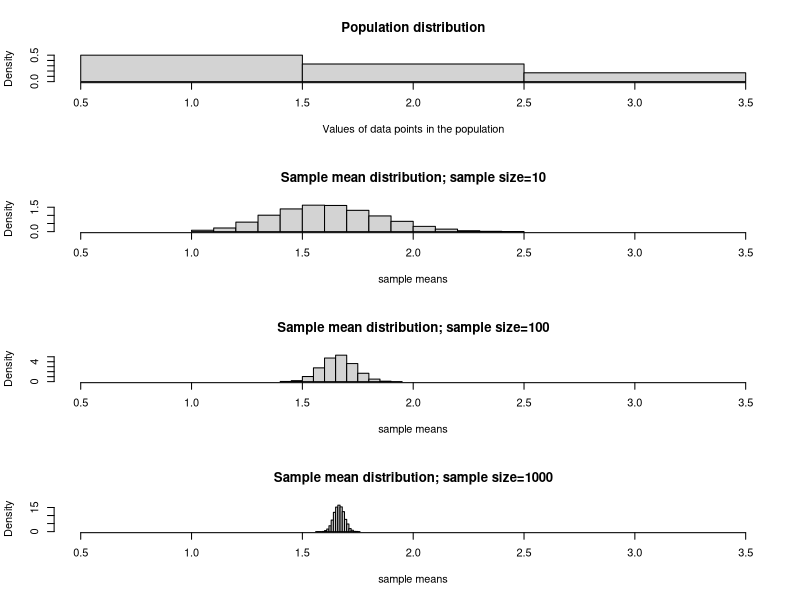
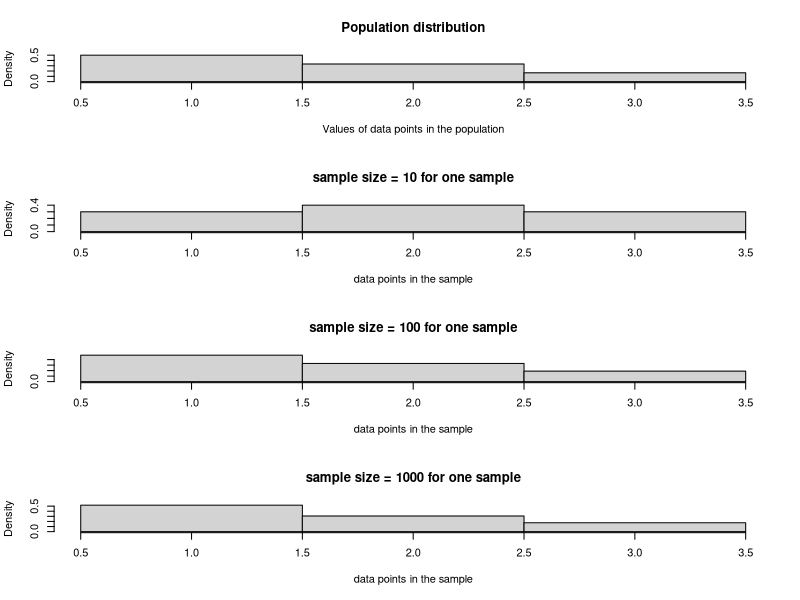
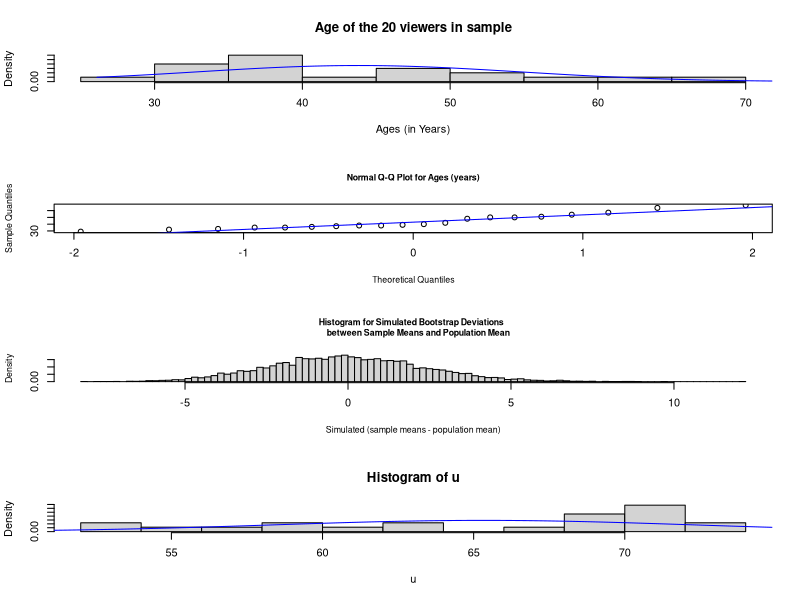
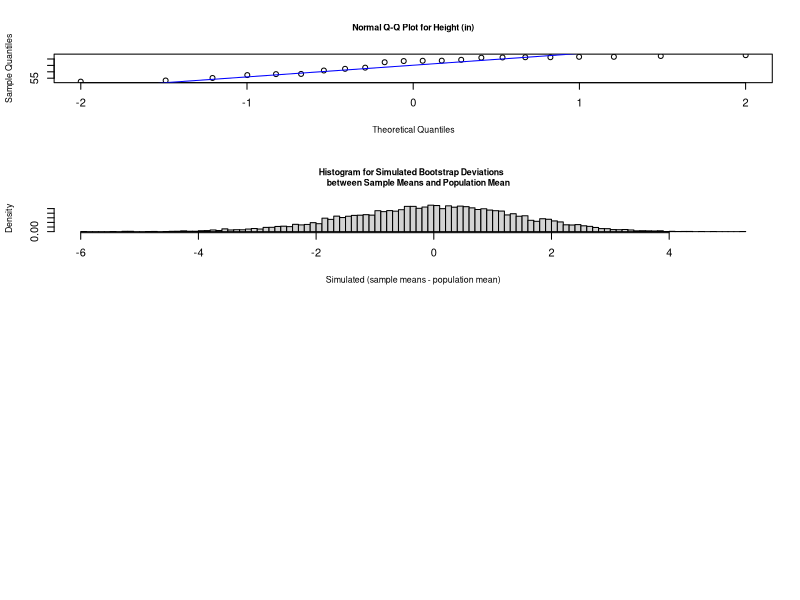

R code for these plots, in order:
## ---- chunk 1
knitr::opts_chunk$set(fig.align="center", fig.height=5.5, fig.width=6, collapse=TRUE, comment="", prompt=F, echo = TRUE, cache=TRUE, autodep=TRUE, cache.comments=FALSE,
                      tidy=TRUE, tidy.opts=list(width.cutoff=60))
options(width=63)
## ---- chunk 2
# Data in the population
pop = c(1,1,1,2,2,3)
## ---- chunk 3
# Make a function that generates 10000 samples
generator = function(pop, sample.size){
    return(sapply(1:10000, 
                  FUN=function(x){mean(
                    sample(pop, size=sample.size, replace=T)
                                      )}
                  )
           )
                                          }

# Demo for CLT
set.seed(47467)
par(mfrow=c(4,1))
hist(pop, freq = F, breaks=c(0.5,1.5,2.5,3.5), xlim = c(0.5, 3.5), 
     main = 'Population distribution', xlab = "Values of data points in the population")
X=generator(pop,10)
hist(X,main='Sample mean distribution; sample size=10',
     xlim = c(0.5, 3.5),
     xlab = 'sample means', freq = F)
X=generator(pop,100)
hist(X,main='Sample mean distribution; sample size=100',
     xlim = c(0.5, 3.5),
     xlab = 'sample means', freq = F)
X=generator(pop,1000)
hist(X,main='Sample mean distribution; sample size=1000',
     xlim = c(0.5, 3.5),
     xlab = 'sample means', freq = F)

## ---- chunk 4

set.seed(7987)
# Demo for LLN
par(mfrow=c(4,1))
hist(pop, freq = F, breaks=c(0.5,1.5,2.5,3.5), main = 'Population distribution',
     , xlab = "Values of data points in the population")
Y=sample(pop,size=10,replace=T)
hist(Y,breaks=c(0.5,1.5,2.5,3.5), freq=F,
     main = 'sample size = 10 for one sample', xlab = 'data points in the sample')
Y=sample(pop,size=100,replace=T)
hist(Y,breaks=c(0.5,1.5,2.5,3.5), freq=F,
     main = 'sample size = 100 for one sample', xlab = 'data points in the sample')
Y=sample(pop,size=1000,replace=T)
hist(Y,breaks=c(0.5,1.5,2.5,3.5), freq=F,
     main = 'sample size = 1000 for one sample', xlab = 'data points in the sample')

## ---- chunk 5
brandon = c(48, 32, 64, 57, 68, 54, 35, 38, 29, 38, 39, 36, 42, 35, 51, 40, 50, 33, 50, 37)
## ---- chunk 6
hist(brandon, main = 'Age of the 20 viewers in sample',
     xlab = 'Ages (in Years)', freq = F) 
xseq = seq(from = .9*min(brandon), to = 1.1*max(brandon), length = 100)
lines(y = dnorm(xseq, mean = mean(brandon), sd = sd(brandon)), x = xseq, col = "blue")

## ---- chunk 7
# quantile-quantile plot 
qqnorm(y = brandon, main = "Normal Q-Q Plot for Ages (years)",
xlab = "Theoretical Quantiles", ylab = "Sample Quantiles",
cex.lab = 0.8, cex.main = 0.8) 

qqline(y = brandon, col = "blue")
## ---- chunk 8
set.seed(1234)
# Create Bootstrap samples
mat = matrix(sample(brandon, size = 
                         length(brandon)*10000, 
                       replace = T), ncol = 10000)

# Calculate the deviations of Bootstrap samples
mean_pop.deviation = apply(mat, MAR = 2, FUN = mean)-mean(brandon)

## ---- chunk 9

hist(mean_pop.deviation, breaks = 100, 
     main = 'Histogram for Simulated Bootstrap Deviations  
     between Sample Means and Population Mean', 
     xlab= 'Simulated (sample means - population mean)',
     cex.lab = .8, cex.main = .8, freq = F)
## ---- chunk 10

dev = quantile(mean_pop.deviation, 
               prob = c(.90+(1-.90)/2, (1-.90)/2))
## ---- chunk 11
mean(brandon) - dev


## ---- chunk 12
u = c(68.61, 71.35, 71.01, 62.32, 68.39, 72.97, 71.19, 71.36, 67.46, 71.68, 69.37, 72.33, 68.69, 71.69, 63.23, 52.32, 58.17, 58.32, 61.00, 57.42, 53.20, 55.16)

## ---- chunk 13
hist(u, breaks=9, freq = F) # I'll let you add labels and title etc
# to compare the sample data with 
# the normal distribution with the same mean and sd
xseq = seq(from = .9*min(u), to = 1.1*max(u), length = 100)
lines(y = dnorm(xseq, mean = mean(u), sd = sd(u)), x = xseq, col = "blue")
## ---- chunk 14
# quantile-quantile plot 
qqnorm(y = u, main = "Normal Q-Q Plot for Height (in)",
xlab = "Theoretical Quantiles", ylab = "Sample Quantiles",
cex.lab = 0.8, cex.main = 0.8) 
qqline(y = u, col = "blue")
## ---- chunk 15
# Create Bootstrap samples
mat = matrix(sample(u, size = 
                         length(u)*10000, 
                       replace = T), ncol = 10000)

# Calculate the deviations of Bootstrap samples
mean_pop.deviation = apply(mat, MAR = 2, FUN = mean)-mean(u)

## ---- chunk 16

hist(mean_pop.deviation, breaks = 100, 
     main = 'Histogram for Simulated Bootstrap Deviations  
     between Sample Means and Population Mean', 
     xlab= 'Simulated (sample means - population mean)',
     cex.lab = .8, cex.main = .8, freq = F)
## ---- chunk 17

dev = quantile(mean_pop.deviation, 
               prob = c(.90+(1-.90)/2, (1-.90)/2))
## ---- chunk 18
mean(u) - dev


## ---- chunk 19
se = sqrt(.5*(1-.5))/sqrt(826)

1-pnorm((.51-.5)/se)

# Alternately

1-pt((.51-.5)/se, df = 826-1)
